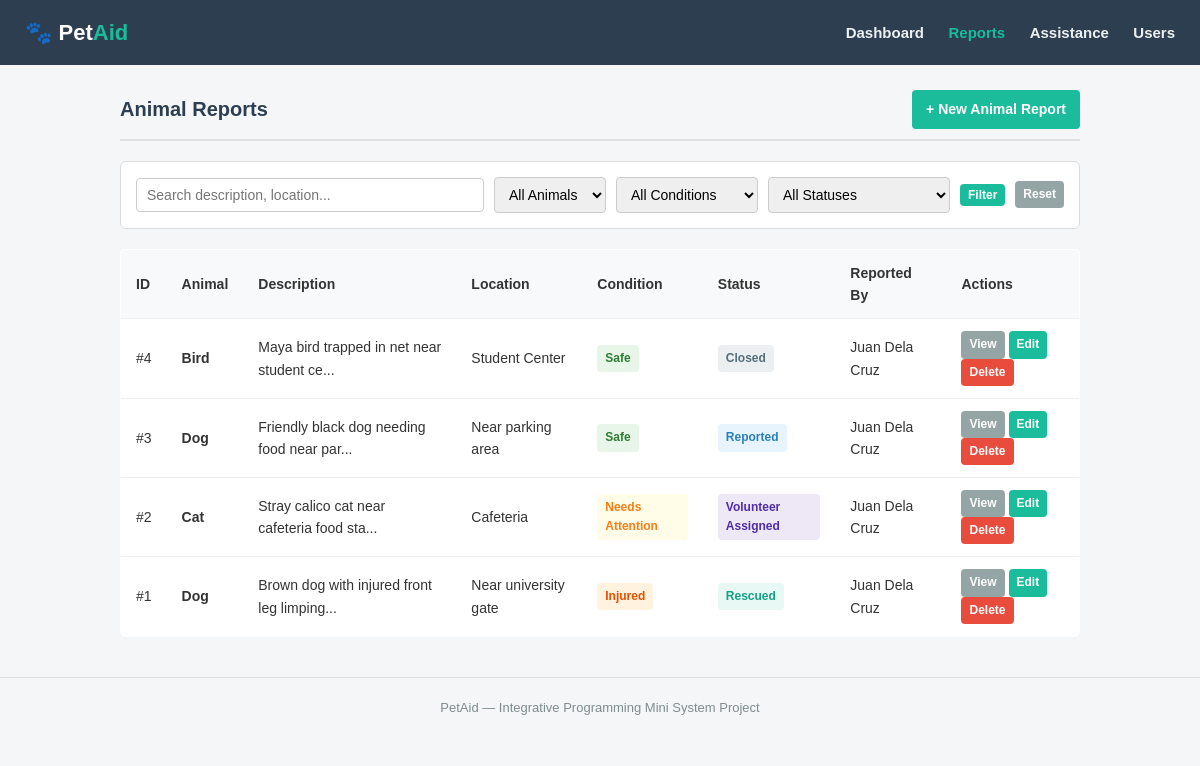
The app's page /reports.php with its own data.
### tables this page shows
CREATE TABLE `animal_reports` (
  `report_id` INT PRIMARY KEY AUTO_INCREMENT,
  `reported_by` INT NOT NULL,
  `animal_type` VARCHAR(50) NOT NULL,
  `description` TEXT NOT NULL,
  `location` VARCHAR(150) NOT NULL,
  `condition` ENUM('safe','needs_attention','injured','critical') NOT NULL,
  `status` ENUM('reported','verified','assistance_requested','volunteer_assigned','rescued','treated','closed') DEFAULT 'reported',
  `created_at` DATETIME DEFAULT CURRENT_TIMESTAMP,
  FOREIGN KEY (`reported_by`) REFERENCES `users`(`user_id`)
);

CREATE TABLE `users` (
  `user_id` INT PRIMARY KEY AUTO_INCREMENT,
  `name` VARCHAR(100) NOT NULL,
  `email` VARCHAR(100) NOT NULL UNIQUE,
  `contact_number` VARCHAR(30) DEFAULT NULL,
  `role` ENUM('reporter','volunteer','admin') DEFAULT 'reporter',
  `status` ENUM('active','inactive') DEFAULT 'active'
);

### reports.php (the view, shortened to what this page needs)
<?php
require_once __DIR__ . '/config/database.php';
$search = trim($_GET['search'] ?? '');
$sql = "
    SELECT r.*, u.name AS reporter_name
    FROM animal_reports r
    JOIN users u ON r.reported_by = u.user_id
    WHERE 1=1
";
$params = [];
$sql .= " ORDER BY r.report_id DESC";
$stmt = $pdo->prepare($sql);
$stmt->execute($params);
$reports = $stmt->fetchAll();
?>
<!DOCTYPE html>
<html lang="en">
<head>
    <link rel="stylesheet" href="css/style.css">
</head>
<body>
<header>
    <h1>🐾 Pet<span>Aid</span></h1>
    <nav>
        <a href="index.php">Dashboard</a>
        <a href="reports.php" class="active">Reports</a>
        <a href="assistance.php">Assistance</a>
        <a href="users.php">Users</a>
    </nav>
</header>
<div class="container">
    <div class="page-header">
        <h2>Animal Reports</h2>
        <a href="add_report.php" class="btn">+ New Animal Report</a>
    </div>
    <form method="GET" action="reports.php" class="filter-bar">
        <input type="text" name="search" placeholder="Search description, location..." value="<?= htmlspecialchars($search) ?>">
        <select name="animal_type">
            <option value="">All Animals</option>
        </select>
        <select name="condition">
            <option value="">All Conditions</option>
        </select>
        <select name="status">
            <option value="">All Statuses</option>
        </select>
        <button type="submit" class="btn btn-sm">Filter</button>
        <a href="reports.php" class="btn btn-secondary btn-sm">Reset</a>
    </form>
    <table>
        <thead>
            <tr>
                <th>ID</th>
                <th>Animal</th>
                <th>Description</th>
                <th>Location</th>
                <th>Condition</th>
                <th>Status</th>
                <th>Reported By</th>
                <th>Actions</th>
            </tr>
        </thead>
        <tbody>
            <?php if (empty($reports)): ?>
                <tr><td colspan="8" style="text-align:center;">No animal reports found.</td></tr>
            <?php else: ?>
                <?php foreach ($reports as $r): ?>
                    <tr>
                        <td>#<?= htmlspecialchars($r['report_id']) ?></td>
                        <td><strong><?= htmlspecialchars($r['animal_type']) ?></strong></td>
                        <td><?= htmlspecialchars(strlen($r['description']) > 40 ? substr($r['description'], 0, 40) . '...' : $r['description']) ?></td>
                        <td><?= htmlspecialchars($r['location']) ?></td>
                        <td>
                            <span class="badge badge-<?= htmlspecialchars($r['condition']) ?>">
                                <?= htmlspecialchars(str_replace('_', ' ', $r['condition'])) ?>
                            </span>
                        </td>
                        <td>
                            <span class="badge badge-<?= htmlspecialchars($r['status']) ?>">
                                <?= htmlspecialchars(str_replace('_', ' ', $r['status'])) ?>
                            </span>
                        </td>
                        <td><?= htmlspecialchars($r['reporter_name']) ?></td>
                        <td>
                            <a href="report_details.php?id=<?= (int)$r['report_id'] ?>" class="btn btn-secondary btn-sm">View</a>
                            <a href="edit_report.php?id=<?= (int)$r['report_id'] ?>" class="btn btn-sm">Edit</a>
                            <a href="reports.php?action=delete&id=<?= (int)$r['report_id'] ?>"
                               class="btn btn-danger btn-sm"
                               onclick="return confirmDelete('Are you sure you want to delete report #<?= (int)$r['report_id'] ?>?');">Delete</a>
                        </td>
                    </tr>
                <?php endforeach; ?>
            <?php endif; ?>
        </tbody>
    </table>
</div>
<footer>
    <p>PetAid — Integrative Programming Mini System Project</p>
</footer>
</body>
</html>

### css/style.css (style rules this page uses)
* { box-sizing: border-box; margin: 0; padding: 0; }
body { font-family: Arial, sans-serif; background-color: #f4f6f8; color: #333333; line-height: 1.6; }
header { background-color: #2c3e50; color: #ffffff; padding: 15px 25px; display: flex; justify-content: space-between; align-items: center; }
header h1 { font-size: 22px; }
header h1 span { color: #1abc9c; }
nav a { color: #ecf0f1; text-decoration: none; margin-left: 20px; font-size: 15px; font-weight: bold; }
nav a:hover, nav a.active { color: #1abc9c; }
.container { max-width: 1000px; margin: 25px auto; padding: 0 20px; }
.page-header { display: flex; justify-content: space-between; align-items: center; margin-bottom: 20px; padding-bottom: 10px; border-bottom: 2px solid #e0e0e0; }
.page-header h2 { font-size: 20px; color: #2c3e50; }
.filter-bar { background: #ffffff; padding: 15px; border: 1px solid #dddddd; border-radius: 6px; margin-bottom: 20px; display: flex; flex-wrap: wrap; gap: 10px; align-items: center; }
.filter-bar input, .filter-bar select { padding: 8px 10px; border: 1px solid #cccccc; border-radius: 4px; font-size: 14px; }
.filter-bar input[type="text"] { flex-grow: 1; min-width: 200px; }
table { width: 100%; border-collapse: collapse; background: #ffffff; border: 1px solid #dddddd; border-radius: 6px; overflow: hidden; margin-bottom: 25px; }
th, td { padding: 12px 15px; text-align: left; border-bottom: 1px solid #eeeeee; font-size: 14px; }
th { background-color: #f8f9fa; color: #333333; font-weight: bold; }
.badge { display: inline-block; padding: 4px 8px; border-radius: 4px; font-size: 12px; font-weight: bold; text-transform: capitalize; }
.badge-reported { background: #e8f4fd; color: #2980b9; }
.badge-volunteer_assigned { background: #ede7f6; color: #512da8; }
.badge-rescued { background: #e8f8f5; color: #16a085; }
.badge-closed { background: #eceff1; color: #546e7a; }
.badge-safe { background: #e8f5e9; color: #2e7d32; }
.badge-needs_attention { background: #fffde7; color: #f57f17; }
.badge-injured { background: #fff3e0; color: #e65100; }
.btn { display: inline-block; padding: 8px 14px; background-color: #1abc9c; color: #ffffff; text-decoration: none; border-radius: 4px; border: none; cursor: pointer; font-size: 14px; font-weight: bold; }
.btn-secondary { background-color: #95a5a6; }
.btn-danger { background-color: #e74c3c; }
.btn-sm { padding: 4px 8px; font-size: 12px; }
footer { text-align: center; padding: 20px; font-size: 13px; color: #7f8c8d; margin-top: 40px; border-top: 1px solid #e0e0e0; }

### records on screen
animal_reports: report_id "4", animal_type "Bird", description "Maya bird trapped in net near student ce...", location "Student Center", condition "Safe", status "Closed", reported_by.name "Juan Dela Cruz"
animal_reports: report_id "3", animal_type "Dog", description "Friendly black dog needing food near par...", location "Near parking area", condition "Safe", status "Reported", reported_by.name "Juan Dela Cruz"
animal_reports: report_id "2", animal_type "Cat", description "Stray calico cat near cafeteria food sta...", location "Cafeteria", condition "Needs Attention", status "Volunteer Assigned", reported_by.name "Juan Dela Cruz"
animal_reports: report_id "1", animal_type "Dog", description "Brown dog with injured front leg limping...", location "Near university gate", condition "Injured", status "Rescued", reported_by.name "Juan Dela Cruz"
